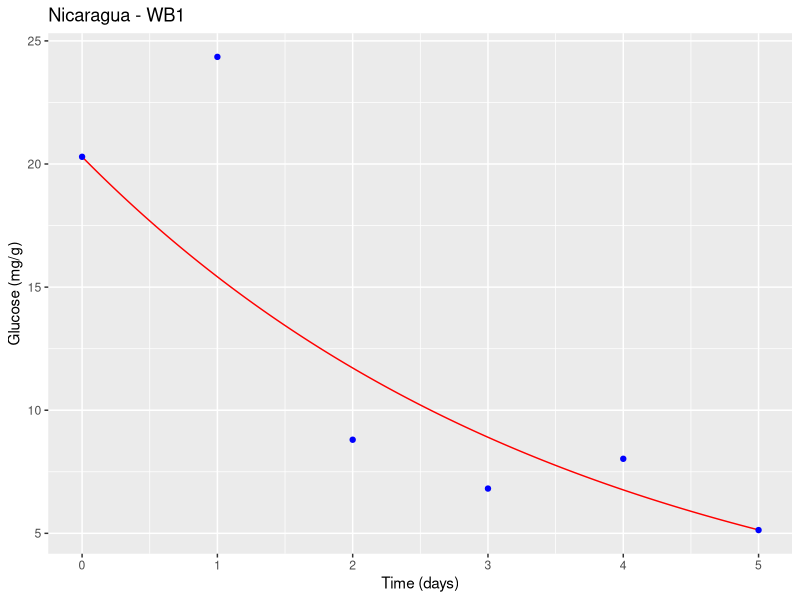
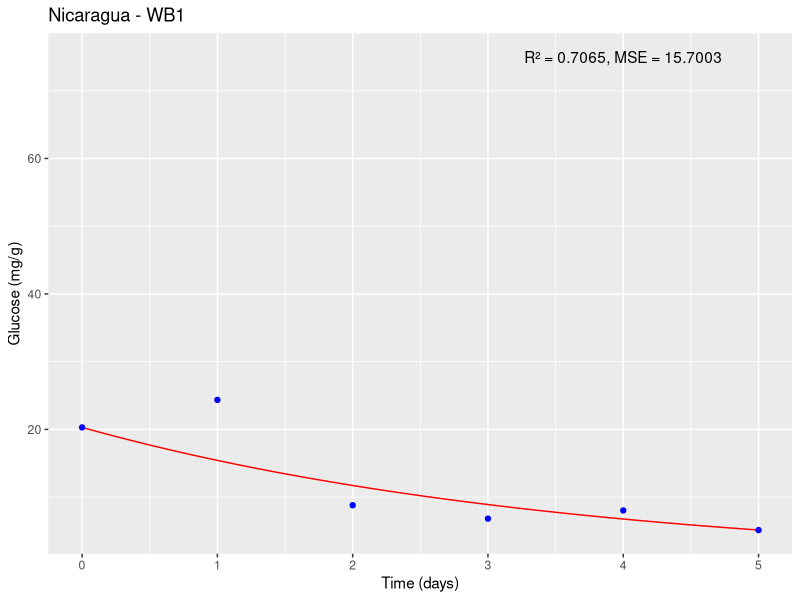
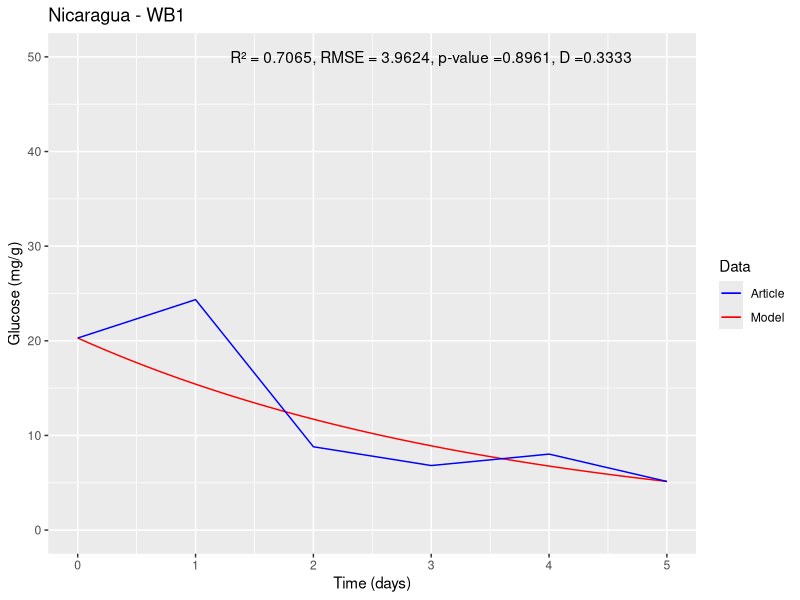

Source code (R) for these figures, in order:
#Packages#
install.packages("deSolve")
install.packages("ggplot2")
#Libraries#
library(deSolve)
library(ggplot2)

state1<-c(y=20.293) #Initial state #
times1<-seq(0,5,1/10000) #5 days with 10000 intervals per day#
parameters1<-c(Y1=16.773,Y2=1145.05) #Parameter values#
#Papalexandratou et al., 2019 Nicaragua <- Nicaragua - WB1#
#doi.org/10.1016/j.ijfoodmicro.2019.05.012#
#Nicaragua - WB1#

#(i). DATA TO FEED THE GLUCOSE MODEL#

#nu1#
U<- 0.0124
G<- 20.293
K<-0.6012
L<-0.6700253
U1 <- (U*G/G+K*L)*L
U1
#nu2#
U2<- 0.3271
G2<- 20.293
K2<-0.6246
BAL2<-6.264E-06

U2 <- (U2*G2/G2+K2*BAL2)*BAL2
U2

#Differential equation#
ODE1<-function(times,state,parameters){ 
  y<-state[1] #inital state
  Y1<-parameters[1] #parameter 1
  Y2<-parameters[2] #parameter 2
  dy<--(Y1*U1/17)*y-(Y2*U2/17)*y #equation 
  res<-dy
  list(res)
}


#number solution#
solution1<-lsoda(state1, times1, ODE1, parameters1)

#(ii). EXPERIMENTAL DATA OF ARTICLE#

ts = c(0,24/24,48/24,72/24,96/24,120/24)
glu<-c(20.293,24.351,8.802,6.819,8.028,5.133)

#Graph#

df <- data.frame(time = solution1[,1], glucose = solution1[,2])
d<-ggplot() +
  geom_line(data = df, aes(x = time, y = glucose), color = "red") +
  geom_point(data = data.frame(time = ts, glucose = glu), aes(x = time, y = glucose), color = "blue") +
  xlab("Time (days)") + ylab("Glucose (mg/g)") +
  ggtitle("Nicaragua - WB1")
plot(d)


#Statistical validation#

#To statistically validate the mathematical model, various analysis tools can be used,
#but one of the most common is to compare the model results with experimental data and evaluate the quality of the fit.
#In this case, one can use the coefficient of determination (R²), the mean squared error (MSE), and the root mean square error (RMSE) as fitting measures#

#To calculate R², MSE, and RMSE, one can compare the values predicted by the model with
#the experimental data. First, extract the values predicted by the model at the same points 
#where the experimental measurements were taken, 
#using the approx() function in R:

pred <- approx(solution1[,1], solution1[,2], ts)$y

#Then, R², MSE, and RMSE can be calculated using the following formulas:
SSE <- sum((glu - pred)^2)
SST <- sum((glu - mean(glu))^2)
R2 <- 1 - SSE/SST
MSE <- SSE/length(glu)
RMSE <- sqrt(MSE)

#Where SSE is the sum of squared errors,
#SST is the total sum of squares,
#R² is the coefficient of determination, MSE is the mean squared error and RMSE is the root mean square error.

cat("R² = ", round(R2, 4), "\n")
cat("MSE = ", round(MSE, 4), "\n")
cat("RMSE = ", round(RMSE, 4), "\n")

#R² measures the proportion of total variation in the experimental data
#that is explained by the model. A value of R² close to 1 indicates a good fit of the model to the experimental data

#MSE measures the average of squared errors between experimental values
#and the values predicted by the model. A low MSE value indicates good predictive capability of the model.

#The root mean square error (RMSE) was determined, which quantifies the magnitude of deviation of simulated values from observed values.

d <- ggplot() +
  geom_line(data = df, aes(x = time, y = glucose), color = "red") +
  geom_point(data = data.frame(time = ts, glucose = glu), aes(x = time, y = glucose), color = "blue") +
  xlab("Time (days)") + ylab("Glucose (mg/g)") +
  ggtitle("Nicaragua - WB1") +
  annotate("text", x = 4, y = 75, label = paste0("R² = ", round(R2, 4), ", MSE = ", round(MSE, 4)))

plot(d)

#Two-sample Kolmogorov–Smirnov test - KS#
#Ho: The simulation results follow the same distribution of experimental data#
#Ha: The simulation results do not follow the same distribution of experimental data#
#Hypothesis test with an alpha of 0.05#
#to determine if there is a significant difference between the data and the exponential distribution#
#Hypothesis test
alpha <- 0.05

# Perform Kolmogorov-Smirnov test
ks_test <- ks.test(glu, pred)
ks_test

# Results Kolmogorov-Smirnov test
cat("Kolmogorov-Smirnov test:", "\n")
cat("Test statistic:", round(ks_test$statistic, 4), "\n")
cat("p-value:", round(ks_test$p.value, 4), "\n")

if (ks_test$p.value < alpha) {
  cat("The simulation results do not follow the same distribution of experimental data.\n")
} else {
  cat("The simulation results follow the same distribution of experimental data.\n")
}


#Final plot#
p_value <- round(ks_test$p.value, 4)
D <- round(ks_test$statistic, 4)

# First, define the colors we want to use for each element:
colors <- c(Model = "red", Article = "blue")

# Then the script is modified to assign a name to each geom and set the color scale manually
d <- ggplot() +
  geom_line(data = df, aes(x = time, y = glucose, color = "Model"), show.legend = TRUE) +
  geom_line(data = data.frame(time = ts, glucose = glu), aes(x = time, y = glucose, color = "Article"), show.legend = TRUE) +
  xlab("Time (days)") + ylab("Glucose (mg/g)") +
  ggtitle("Nicaragua - WB1") +
  annotate("text", x = 3, y = 50, label = paste0("R² = ", round(R2, 4), ", RMSE = ", round(RMSE, 4), ", p-value =", round(p_value, 4), ", D =", round(D, 4))) +
  labs(color = "Data") +  # Change the title of the legend
  scale_color_manual(values = colors) +
  scale_x_continuous(limits = c(0, 5), breaks = seq(0, 5, 1)) +  # x-axis boundaries and intervals between marks
  scale_y_continuous(limits = c(0, 50), breaks = seq(0, 50, 10))  # y-axis boundaries and intervals between marks


#PLOT#
print(d)
